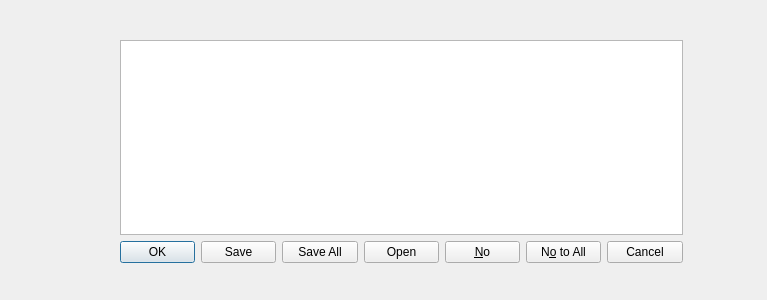
<?xml version="1.0" encoding="UTF-8"?>
<ui version="4.0">
 <class>infodialog</class>
 <widget class="QDialog" name="infodialog">
  <property name="geometry">
   <rect>
    <x>0</x>
    <y>0</y>
    <width>767</width>
    <height>300</height>
   </rect>
  </property>
  <property name="windowTitle">
   <string>Dialog</string>
  </property>
  <widget class="QWidget" name="">
   <property name="geometry">
    <rect>
     <x>120</x>
     <y>40</y>
     <width>563</width>
     <height>223</height>
    </rect>
   </property>
   <layout class="QVBoxLayout" name="verticalLayout">
    <item>
     <widget class="QTextEdit" name="textEdit"/>
    </item>
    <item>
     <widget class="QDialogButtonBox" name="buttonBox">
      <property name="standardButtons">
       <set>QDialogButtonBox::Cancel|QDialogButtonBox::No|QDialogButtonBox::NoToAll|QDialogButtonBox::Ok|QDialogButtonBox::Open|QDialogButtonBox::Save|QDialogButtonBox::SaveAll</set>
      </property>
     </widget>
    </item>
   </layout>
  </widget>
 </widget>
 <resources/>
 <connections/>
</ui>
